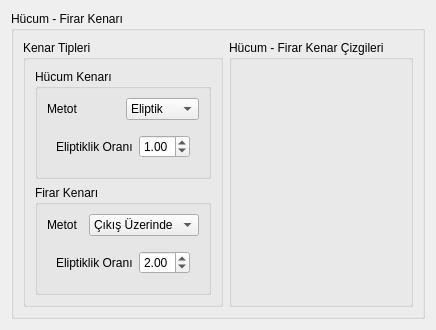
     <widget class="QWidget" name="page_2">
      <layout class="QVBoxLayout" name="verticalLayout_3">
       <item>
        <widget class="QGroupBox" name="groupBox_5">
         <property name="title">
          <string>Hücum - Firar Kenarı</string>
         </property>
         <layout class="QHBoxLayout" name="horizontalLayout_4">
          <item>
           <widget class="QGroupBox" name="groupBox_12">
            <property name="sizePolicy">
             <sizepolicy hsizetype="Maximum" vsizetype="Preferred">
              <horstretch>0</horstretch>
              <verstretch>0</verstretch>
             </sizepolicy>
            </property>
            <property name="title">
             <string>Kenar Tipleri</string>
            </property>
            <layout class="QVBoxLayout" name="verticalLayout_5">
             <item>
              <widget class="QGroupBox" name="groupBox_leading">
               <property name="title">
                <string>Hücum Kenarı</string>
               </property>
               <layout class="QGridLayout" name="gridLayout_11">
                <item row="0" column="1">
                 <widget class="QComboBox" name="comboBox_leading">
                  <item>
                   <property name="text">
                    <string>Eliptik</string>
                   </property>
                  </item>
                 </widget>
                </item>
                <item row="0" column="0">
                 <widget class="QLabel" name="label_44">
                  <property name="text">
                   <string>Metot</string>
                  </property>
                 </widget>
                </item>
                <item row="3" column="0" colspan="2">
                 <widget class="QStackedWidget" name="stackedWidget_leading">
                  <widget class="QWidget" name="page_4">
                   <layout class="QGridLayout" name="gridLayout_13">
                    <item row="0" column="0">
                     <widget class="QLabel" name="label_45">
                      <property name="text">
                       <string>Eliptiklik Oranı</string>
                      </property>
                     </widget>
                    </item>
                    <item row="0" column="1">
                     <widget class="QDoubleSpinBox" name="doubleSpinBox_leading_ratio">
                      <property name="minimum">
                       <double>0.200000000000000</double>
                      </property>
                      <property name="maximum">
                       <double>5.000000000000000</double>
                      </property>
                      <property name="singleStep">
                       <double>0.100000000000000</double>
                      </property>
                      <property name="value">
                       <double>1.000000000000000</double>
                      </property>
                     </widget>
                    </item>
                   </layout>
                  </widget>
                  <widget class="QWidget" name="page_5"/>
                 </widget>
                </item>
               </layout>
              </widget>
             </item>
             <item>
              <widget class="QGroupBox" name="groupBox_14">
               <property name="title">
                <string>Firar Kenarı</string>
               </property>
               <layout class="QGridLayout" name="gridLayout_17">
                <item row="1" column="0" colspan="2">
                 <widget class="QStackedWidget" name="stackedWidget_trailing">
                  <property name="currentIndex">
                   <number>1</number>
                  </property>
                  <widget class="QWidget" name="page_6">
                   <layout class="QGridLayout" name="gridLayout_18"/>
                  </widget>
                  <widget class="QWidget" name="page_7">
                   <layout class="QGridLayout" name="gridLayout_20">
                    <item row="0" column="0">
                     <widget class="QLabel" name="label_51">
                      <property name="text">
                       <string>Eliptiklik Oranı</string>
                      </property>
                     </widget>
                    </item>
                    <item row="0" column="1">
                     <widget class="QDoubleSpinBox" name="doubleSpinBox_trailing_ratio">
                      <property name="minimum">
                       <double>0.200000000000000</double>
                      </property>
                      <property name="maximum">
                       <double>5.000000000000000</double>
                      </property>
                      <property name="singleStep">
                       <double>0.100000000000000</double>
                      </property>
                      <property name="value">
                       <double>2.000000000000000</double>
                      </property>
                     </widget>
                    </item>
                   </layout>
                  </widget>
                 </widget>
                </item>
                <item row="0" column="1">
                 <widget class="QComboBox" name="comboBox_trailing">
                  <item>
                   <property name="text">
                    <string>Çıkış Üzerinde</string>
                   </property>
                  </item>
                  <item>
                   <property name="text">
                    <string>Eliptik</string>
                   </property>
                  </item>
                 </widget>
                </item>
                <item row="0" column="0">
                 <widget class="QLabel" name="label_47">
                  <property name="text">
                   <string>Metot</string>
                  </property>
                 </widget>
                </item>
               </layout>
              </widget>
             </item>
            </layout>
           </widget>
          </item>
          <item>
           <widget class="QGroupBox" name="groupBox_11">
            <property name="title">
             <string>Hücum - Firar Kenar Çizgileri</string>
            </property>
            <layout class="QVBoxLayout" name="verticalLayout_7">
             <item>
              <widget class="QWidget" name="toolbar_edges" native="true">
               <property name="sizePolicy">
                <sizepolicy hsizetype="Preferred" vsizetype="Maximum">
                 <horstretch>0</horstretch>
                 <verstretch>0</verstretch>
                </sizepolicy>
               </property>
               <property name="minimumSize">
                <size>
                 <width>0</width>
                 <height>50</height>
                </size>
               </property>
              </widget>
             </item>
             <item>
              <widget class="QWidget" name="figure_wedges" native="true">
               <property name="sizePolicy">
                <sizepolicy hsizetype="Minimum" vsizetype="Minimum">
                 <horstretch>0</horstretch>
                 <verstretch>0</verstretch>
                </sizepolicy>
               </property>
              </widget>
             </item>
            </layout>
           </widget>
          </item>
         </layout>
        </widget>
       </item>
      </layout>
     </widget>
